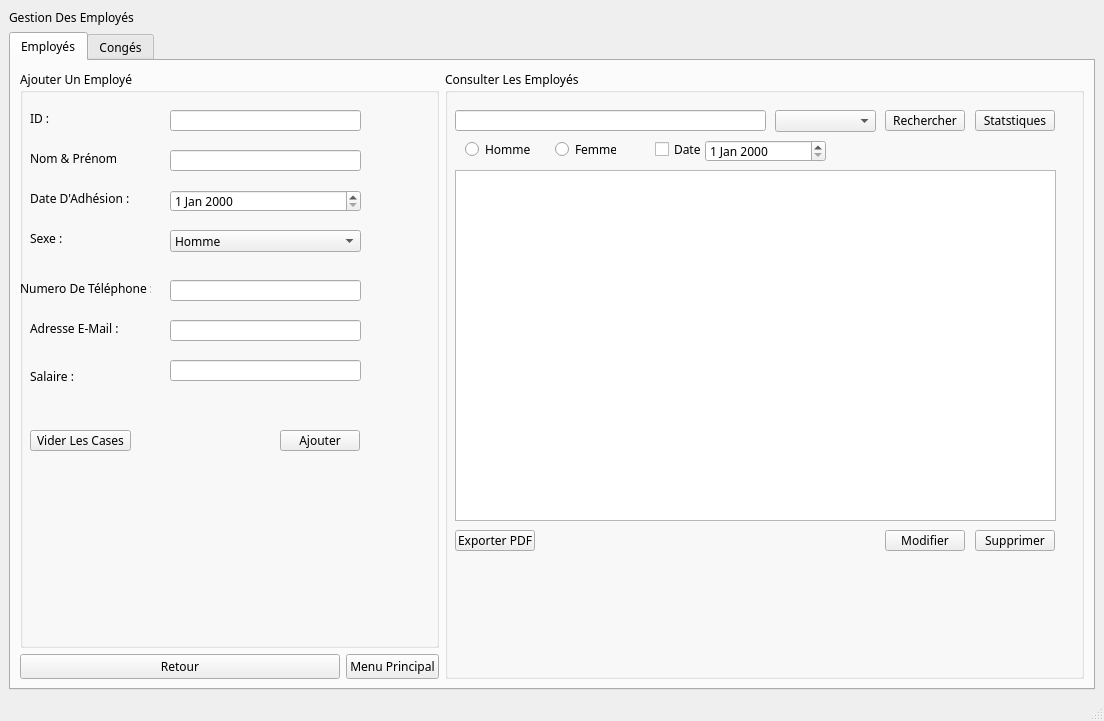
<?xml version="1.0" encoding="UTF-8"?>
<ui version="4.0">
 <class>MainWindow</class>
 <widget class="QMainWindow" name="MainWindow">
  <property name="geometry">
   <rect>
    <x>0</x>
    <y>0</y>
    <width>1104</width>
    <height>721</height>
   </rect>
  </property>
  <property name="windowTitle">
   <string>MainWindow</string>
  </property>
  <property name="styleSheet">
   <string notr="true"/>
  </property>
  <widget class="QWidget" name="centralwidget">
   <layout class="QGridLayout" name="gridLayout">
    <item row="1" column="0">
     <widget class="QTabWidget" name="tabWidget">
      <property name="font">
       <font>
        <family>Poppins Medium</family>
       </font>
      </property>
      <property name="styleSheet">
       <string notr="true"/>
      </property>
      <property name="currentIndex">
       <number>0</number>
      </property>
      <widget class="QWidget" name="tab_employe">
       <attribute name="title">
        <string>Employés</string>
       </attribute>
       <layout class="QGridLayout" name="gridLayout_3" columnstretch="1,0,2">
        <item row="0" column="0" colspan="2">
         <widget class="QGroupBox" name="ajout_employe">
          <property name="title">
           <string>Ajouter Un Employé</string>
          </property>
          <widget class="QLabel" name="label_2">
           <property name="geometry">
            <rect>
             <x>10</x>
             <y>40</y>
             <width>101</width>
             <height>16</height>
            </rect>
           </property>
           <property name="font">
            <font>
             <family>Poppins Medium</family>
            </font>
           </property>
           <property name="text">
            <string>ID :</string>
           </property>
          </widget>
          <widget class="QLineEdit" name="lineEditID">
           <property name="geometry">
            <rect>
             <x>150</x>
             <y>40</y>
             <width>191</width>
             <height>21</height>
            </rect>
           </property>
          </widget>
          <widget class="QLineEdit" name="lineEditNom">
           <property name="geometry">
            <rect>
             <x>150</x>
             <y>80</y>
             <width>191</width>
             <height>21</height>
            </rect>
           </property>
          </widget>
          <widget class="QLabel" name="label_3">
           <property name="geometry">
            <rect>
             <x>10</x>
             <y>80</y>
             <width>91</width>
             <height>16</height>
            </rect>
           </property>
           <property name="text">
            <string>Nom &amp; Prénom :</string>
           </property>
          </widget>
          <widget class="QDateEdit" name="dateEditAdhesion">
           <property name="geometry">
            <rect>
             <x>150</x>
             <y>120</y>
             <width>191</width>
             <height>22</height>
            </rect>
           </property>
          </widget>
          <widget class="QLabel" name="label_4">
           <property name="geometry">
            <rect>
             <x>10</x>
             <y>120</y>
             <width>111</width>
             <height>16</height>
            </rect>
           </property>
           <property name="text">
            <string>Date D'Adhésion :</string>
           </property>
          </widget>
          <widget class="QLabel" name="label_5">
           <property name="geometry">
            <rect>
             <x>10</x>
             <y>160</y>
             <width>101</width>
             <height>16</height>
            </rect>
           </property>
           <property name="text">
            <string>Sexe :</string>
           </property>
          </widget>
          <widget class="QComboBox" name="comboBoxSexe">
           <property name="geometry">
            <rect>
             <x>150</x>
             <y>160</y>
             <width>191</width>
             <height>22</height>
            </rect>
           </property>
           <property name="currentText">
            <string>Homme</string>
           </property>
           <item>
            <property name="text">
             <string>Homme</string>
            </property>
           </item>
           <item>
            <property name="text">
             <string>Femme</string>
            </property>
           </item>
           <item>
            <property name="text">
             <string>Autre</string>
            </property>
           </item>
          </widget>
          <widget class="QLabel" name="label_7">
           <property name="geometry">
            <rect>
             <x>0</x>
             <y>210</y>
             <width>131</width>
             <height>16</height>
            </rect>
           </property>
           <property name="text">
            <string>Numero De Téléphone :</string>
           </property>
          </widget>
          <widget class="QLineEdit" name="lineEditNum">
           <property name="geometry">
            <rect>
             <x>150</x>
             <y>210</y>
             <width>191</width>
             <height>21</height>
            </rect>
           </property>
          </widget>
          <widget class="QLineEdit" name="lineEditMail">
           <property name="geometry">
            <rect>
             <x>150</x>
             <y>250</y>
             <width>191</width>
             <height>21</height>
            </rect>
           </property>
          </widget>
          <widget class="QLabel" name="label_8">
           <property name="geometry">
            <rect>
             <x>10</x>
             <y>250</y>
             <width>121</width>
             <height>16</height>
            </rect>
           </property>
           <property name="text">
            <string>Adresse E-Mail :</string>
           </property>
          </widget>
          <widget class="QLabel" name="label_9">
           <property name="geometry">
            <rect>
             <x>10</x>
             <y>300</y>
             <width>47</width>
             <height>13</height>
            </rect>
           </property>
           <property name="text">
            <string>Salaire :</string>
           </property>
          </widget>
          <widget class="QLineEdit" name="lineEditSalaire">
           <property name="geometry">
            <rect>
             <x>150</x>
             <y>290</y>
             <width>191</width>
             <height>21</height>
            </rect>
           </property>
          </widget>
          <widget class="QPushButton" name="pushButtonAjouterEmploye">
           <property name="geometry">
            <rect>
             <x>260</x>
             <y>360</y>
             <width>80</width>
             <height>21</height>
            </rect>
           </property>
           <property name="text">
            <string>Ajouter</string>
           </property>
          </widget>
          <widget class="QPushButton" name="pushButtonVider">
           <property name="geometry">
            <rect>
             <x>10</x>
             <y>360</y>
             <width>101</width>
             <height>21</height>
            </rect>
           </property>
           <property name="text">
            <string>Vider Les Cases</string>
           </property>
          </widget>
         </widget>
        </item>
        <item row="0" column="2" rowspan="2">
         <widget class="QGroupBox" name="consulter_employe">
          <property name="title">
           <string>Consulter Les Employés</string>
          </property>
          <widget class="QLineEdit" name="lineEditChercher">
           <property name="geometry">
            <rect>
             <x>10</x>
             <y>40</y>
             <width>311</width>
             <height>21</height>
            </rect>
           </property>
          </widget>
          <widget class="QPushButton" name="pushButtonRechercher">
           <property name="geometry">
            <rect>
             <x>440</x>
             <y>40</y>
             <width>80</width>
             <height>21</height>
            </rect>
           </property>
           <property name="text">
            <string>Rechercher</string>
           </property>
          </widget>
          <widget class="QPushButton" name="pushButtonStats">
           <property name="geometry">
            <rect>
             <x>530</x>
             <y>40</y>
             <width>80</width>
             <height>21</height>
            </rect>
           </property>
           <property name="text">
            <string>Statstiques</string>
           </property>
          </widget>
          <widget class="QPushButton" name="pushButtonSupprimer">
           <property name="geometry">
            <rect>
             <x>530</x>
             <y>460</y>
             <width>80</width>
             <height>21</height>
            </rect>
           </property>
           <property name="text">
            <string>Supprimer</string>
           </property>
          </widget>
          <widget class="QPushButton" name="pushButtonModifier">
           <property name="geometry">
            <rect>
             <x>440</x>
             <y>460</y>
             <width>80</width>
             <height>21</height>
            </rect>
           </property>
           <property name="text">
            <string>Modifier</string>
           </property>
           <property name="checkable">
            <bool>true</bool>
           </property>
          </widget>
          <widget class="QPushButton" name="pushButtonPDF">
           <property name="geometry">
            <rect>
             <x>10</x>
             <y>460</y>
             <width>80</width>
             <height>21</height>
            </rect>
           </property>
           <property name="text">
            <string>Exporter PDF</string>
           </property>
          </widget>
          <widget class="QTableView" name="tableViewEmploye">
           <property name="geometry">
            <rect>
             <x>10</x>
             <y>100</y>
             <width>601</width>
             <height>351</height>
            </rect>
           </property>
          </widget>
          <widget class="QComboBox" name="comboBoxCritaire">
           <property name="geometry">
            <rect>
             <x>330</x>
             <y>40</y>
             <width>101</width>
             <height>22</height>
            </rect>
           </property>
           <item>
            <property name="text">
             <string/>
            </property>
           </item>
           <item>
            <property name="text">
             <string>nom</string>
            </property>
           </item>
           <item>
            <property name="text">
             <string>sexe</string>
            </property>
           </item>
           <item>
            <property name="text">
             <string>id</string>
            </property>
           </item>
           <item>
            <property name="text">
             <string>combinaison</string>
            </property>
           </item>
          </widget>
          <widget class="QRadioButton" name="radioButtonHomme">
           <property name="geometry">
            <rect>
             <x>20</x>
             <y>70</y>
             <width>71</width>
             <height>19</height>
            </rect>
           </property>
           <property name="text">
            <string>Homme</string>
           </property>
          </widget>
          <widget class="QRadioButton" name="radioButtonFemme">
           <property name="geometry">
            <rect>
             <x>110</x>
             <y>70</y>
             <width>61</width>
             <height>19</height>
            </rect>
           </property>
           <property name="text">
            <string>Femme</string>
           </property>
          </widget>
          <widget class="QDateEdit" name="dateEditRecherche">
           <property name="geometry">
            <rect>
             <x>260</x>
             <y>70</y>
             <width>121</width>
             <height>22</height>
            </rect>
           </property>
          </widget>
          <widget class="QCheckBox" name="checkBoxDate">
           <property name="geometry">
            <rect>
             <x>210</x>
             <y>70</y>
             <width>51</width>
             <height>19</height>
            </rect>
           </property>
           <property name="text">
            <string>Date</string>
           </property>
          </widget>
          <widget class="QLabel" name="date_P">
           <property name="geometry">
            <rect>
             <x>170</x>
             <y>490</y>
             <width>241</width>
             <height>41</height>
            </rect>
           </property>
           <property name="text">
            <string/>
           </property>
          </widget>
          <widget class="QLabel" name="digital_date_P">
           <property name="geometry">
            <rect>
             <x>165</x>
             <y>539</y>
             <width>251</width>
             <height>31</height>
            </rect>
           </property>
           <property name="text">
            <string/>
           </property>
          </widget>
         </widget>
        </item>
        <item row="1" column="0">
         <widget class="QPushButton" name="pushButtonRetour">
          <property name="text">
           <string>Retour</string>
          </property>
         </widget>
        </item>
        <item row="1" column="1">
         <widget class="QPushButton" name="pushButtonMenu">
          <property name="text">
           <string>Menu Principal</string>
          </property>
         </widget>
        </item>
       </layout>
      </widget>
      <widget class="QWidget" name="tab_conges">
       <attribute name="title">
        <string>Congés</string>
       </attribute>
       <layout class="QGridLayout" name="gridLayout_2">
        <item row="0" column="0" colspan="2">
         <widget class="QGroupBox" name="ajout_conge">
          <property name="title">
           <string>Ajouter Un Congé</string>
          </property>
          <widget class="QLabel" name="label_10">
           <property name="geometry">
            <rect>
             <x>10</x>
             <y>40</y>
             <width>101</width>
             <height>16</height>
            </rect>
           </property>
           <property name="text">
            <string>Num De Congé :</string>
           </property>
          </widget>
          <widget class="QLineEdit" name="lineEditNumConge">
           <property name="geometry">
            <rect>
             <x>150</x>
             <y>40</y>
             <width>191</width>
             <height>21</height>
            </rect>
           </property>
          </widget>
          <widget class="QLabel" name="label_11">
           <property name="geometry">
            <rect>
             <x>10</x>
             <y>80</y>
             <width>101</width>
             <height>16</height>
            </rect>
           </property>
           <property name="text">
            <string>Nom Employé :</string>
           </property>
          </widget>
          <widget class="QDateEdit" name="dateEditDebut">
           <property name="geometry">
            <rect>
             <x>149</x>
             <y>120</y>
             <width>191</width>
             <height>22</height>
            </rect>
           </property>
          </widget>
          <widget class="QDateEdit" name="dateEditFin">
           <property name="geometry">
            <rect>
             <x>149</x>
             <y>160</y>
             <width>191</width>
             <height>22</height>
            </rect>
           </property>
          </widget>
          <widget class="QLabel" name="label_12">
           <property name="geometry">
            <rect>
             <x>10</x>
             <y>120</y>
             <width>101</width>
             <height>16</height>
            </rect>
           </property>
           <property name="text">
            <string>Date De Début :</string>
           </property>
          </widget>
          <widget class="QLabel" name="label_13">
           <property name="geometry">
            <rect>
             <x>10</x>
             <y>160</y>
             <width>101</width>
             <height>16</height>
            </rect>
           </property>
           <property name="text">
            <string>Date De Fin :</string>
           </property>
          </widget>
          <widget class="QLabel" name="label_14">
           <property name="geometry">
            <rect>
             <x>10</x>
             <y>200</y>
             <width>101</width>
             <height>16</height>
            </rect>
           </property>
           <property name="text">
            <string>Type De Congé :</string>
           </property>
          </widget>
          <widget class="QLineEdit" name="lineEditType">
           <property name="geometry">
            <rect>
             <x>150</x>
             <y>80</y>
             <width>191</width>
             <height>21</height>
            </rect>
           </property>
          </widget>
          <widget class="QComboBox" name="comboBoxNom">
           <property name="geometry">
            <rect>
             <x>150</x>
             <y>200</y>
             <width>191</width>
             <height>22</height>
            </rect>
           </property>
           <item>
            <property name="text">
             <string>CONGÉ PAYÉ</string>
            </property>
           </item>
           <item>
            <property name="text">
             <string> CONGÉ ANNUEL</string>
            </property>
           </item>
           <item>
            <property name="text">
             <string>CONGÉ MALADIE</string>
            </property>
           </item>
           <item>
            <property name="text">
             <string>CONGÉ MATERNITÉ</string>
            </property>
           </item>
          </widget>
          <widget class="QPushButton" name="ajouter">
           <property name="geometry">
            <rect>
             <x>260</x>
             <y>260</y>
             <width>80</width>
             <height>21</height>
            </rect>
           </property>
           <property name="text">
            <string>Ajouter</string>
           </property>
          </widget>
          <widget class="QPushButton" name="viderCases">
           <property name="geometry">
            <rect>
             <x>10</x>
             <y>260</y>
             <width>101</width>
             <height>21</height>
            </rect>
           </property>
           <property name="text">
            <string>Vider Les Cases</string>
           </property>
          </widget>
         </widget>
        </item>
        <item row="0" column="2" rowspan="2">
         <widget class="QGroupBox" name="consulter_conge">
          <property name="title">
           <string>Consulter Les Congés</string>
          </property>
          <widget class="QPushButton" name="pushButtonSuppr">
           <property name="geometry">
            <rect>
             <x>530</x>
             <y>460</y>
             <width>80</width>
             <height>21</height>
            </rect>
           </property>
           <property name="text">
            <string>Supprimer</string>
           </property>
          </widget>
          <widget class="QPushButton" name="pushButtonEdit">
           <property name="geometry">
            <rect>
             <x>440</x>
             <y>460</y>
             <width>80</width>
             <height>21</height>
            </rect>
           </property>
           <property name="text">
            <string>Modifier</string>
           </property>
           <property name="checkable">
            <bool>true</bool>
           </property>
          </widget>
          <widget class="QPushButton" name="pushButtonExportPDF">
           <property name="geometry">
            <rect>
             <x>10</x>
             <y>460</y>
             <width>80</width>
             <height>21</height>
            </rect>
           </property>
           <property name="text">
            <string>Exporter PDF</string>
           </property>
          </widget>
          <widget class="QLineEdit" name="lineEditChercherConge">
           <property name="geometry">
            <rect>
             <x>70</x>
             <y>40</y>
             <width>311</width>
             <height>21</height>
            </rect>
           </property>
          </widget>
          <widget class="QPushButton" name="pushButtonStatistiques">
           <property name="geometry">
            <rect>
             <x>530</x>
             <y>40</y>
             <width>80</width>
             <height>21</height>
            </rect>
           </property>
           <property name="text">
            <string>Statstiques</string>
           </property>
          </widget>
          <widget class="QPushButton" name="pushButtonRechercherConge">
           <property name="geometry">
            <rect>
             <x>390</x>
             <y>40</y>
             <width>80</width>
             <height>21</height>
            </rect>
           </property>
           <property name="text">
            <string>Rechercher</string>
           </property>
          </widget>
          <widget class="QRadioButton" name="radioButtonNum">
           <property name="geometry">
            <rect>
             <x>70</x>
             <y>70</y>
             <width>51</width>
             <height>19</height>
            </rect>
           </property>
           <property name="text">
            <string>Num</string>
           </property>
          </widget>
          <widget class="QRadioButton" name="radioButtonNomEmp">
           <property name="geometry">
            <rect>
             <x>130</x>
             <y>70</y>
             <width>131</width>
             <height>19</height>
            </rect>
           </property>
           <property name="text">
            <string>Nom De L'Employé</string>
           </property>
          </widget>
          <widget class="QRadioButton" name="radioButtonDebut">
           <property name="geometry">
            <rect>
             <x>260</x>
             <y>70</y>
             <width>84</width>
             <height>19</height>
            </rect>
           </property>
           <property name="text">
            <string>Date Début</string>
           </property>
          </widget>
          <widget class="QRadioButton" name="radioButtonFin">
           <property name="geometry">
            <rect>
             <x>350</x>
             <y>70</y>
             <width>71</width>
             <height>19</height>
            </rect>
           </property>
           <property name="text">
            <string>Date Fin</string>
           </property>
          </widget>
          <widget class="QTableView" name="tableViewConge">
           <property name="geometry">
            <rect>
             <x>10</x>
             <y>90</y>
             <width>601</width>
             <height>361</height>
            </rect>
           </property>
          </widget>
         </widget>
        </item>
        <item row="1" column="0">
         <widget class="QPushButton" name="pushButtonReturn">
          <property name="text">
           <string>Retour</string>
          </property>
         </widget>
        </item>
        <item row="1" column="1">
         <widget class="QPushButton" name="pushButtonMenuPrincipal">
          <property name="text">
           <string>Menu Principal</string>
          </property>
         </widget>
        </item>
       </layout>
      </widget>
     </widget>
    </item>
    <item row="0" column="0">
     <widget class="QLabel" name="label">
      <property name="font">
       <font>
        <family>Poppins Medium</family>
       </font>
      </property>
      <property name="text">
       <string>Gestion Des Employés</string>
      </property>
     </widget>
    </item>
   </layout>
  </widget>
  <widget class="QMenuBar" name="menubar">
   <property name="geometry">
    <rect>
     <x>0</x>
     <y>0</y>
     <width>1104</width>
     <height>26</height>
    </rect>
   </property>
  </widget>
  <widget class="QStatusBar" name="statusbar"/>
 </widget>
 <resources/>
 <connections/>
</ui>
